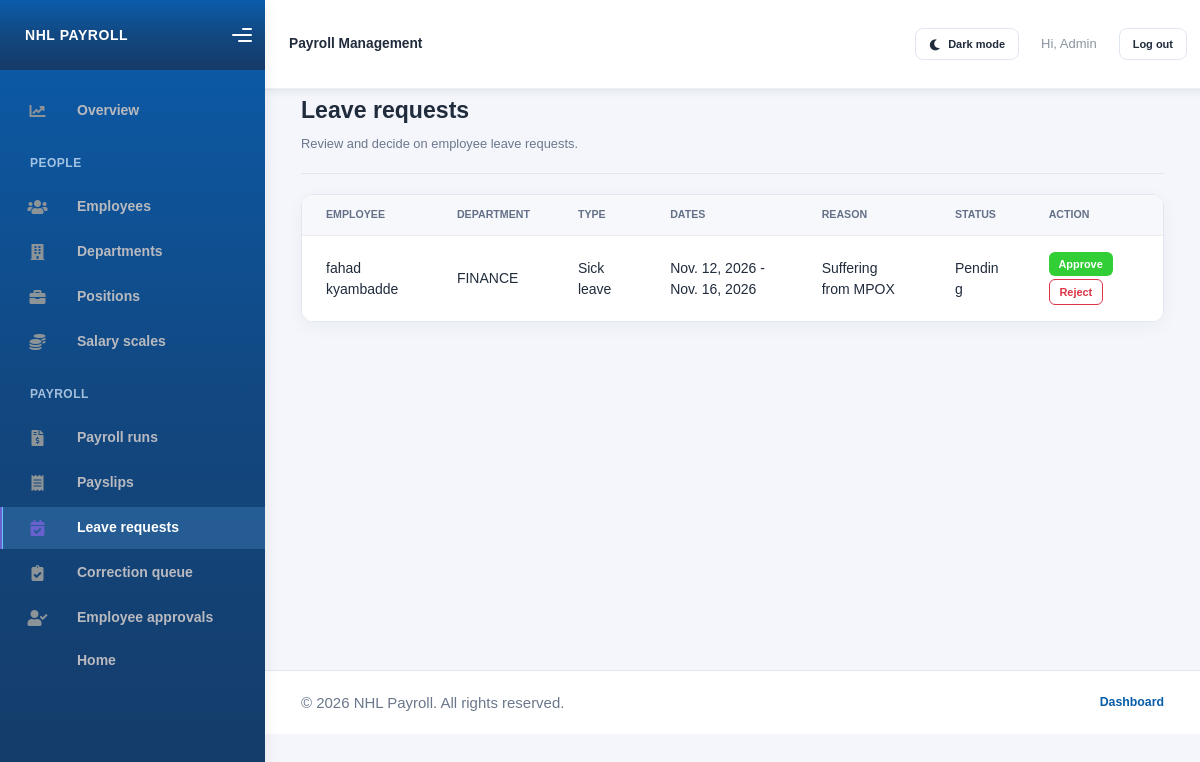
Screenshot of /staff/leave-requests/ (signed in) with the database file from the repository.
### payroll/models.py (models this page shows, shortened)
class LeaveRequest(models.Model):
    LEAVE_TYPE_CHOICES = [
        ("annual", "Annual leave"),
        ("sick", "Sick leave"),
        ("personal", "Personal leave"),
        ("unpaid", "Unpaid leave"),
        ("other", "Other"),
    ]
    STATUS_CHOICES = [
        ("pending", "Pending"),
        ("approved", "Approved"),
        ("rejected", "Rejected"),
    ]
    employee = models.ForeignKey(
        Employee, on_delete=models.CASCADE, related_name="leave_requests"
    )
    leave_type = models.CharField(max_length=20, choices=LEAVE_TYPE_CHOICES)
    start_date = models.DateField()
    end_date = models.DateField()
    reason = models.TextField()
    status = models.CharField(
        max_length=20, choices=STATUS_CHOICES, default="pending"
    )
    submitted_at = models.DateTimeField(auto_now_add=True)
    class Meta:
        ordering = ["-submitted_at"]
        constraints = [
            models.CheckConstraint(
                condition=Q(end_date__gte=models.F("start_date")),
                name="leave_end_date_on_or_after_start",
            ),
        ]

class Employee(models.Model):
    GENDER_CHOICES =[
        ('M','male'),
        ('F','female')
    ]
    First_name = models.CharField(max_length=50)
    last_name = models.CharField(max_length=50)
    contact = models.CharField(max_length=10,unique=True)
    email = models.EmailField(unique=True)
    department_name = models.ForeignKey(Department,  on_delete=models.CASCADE)
    position = models.ForeignKey(Position, on_delete=models.PROTECT)
    user = models.OneToOneField(
        settings.AUTH_USER_MODEL,
        null=True,
        blank=True,
        on_delete=models.SET_NULL,
        related_name="payroll_employee",
    )
    hire_date = models.DateField(default=timezone.localdate)
    age = models.IntegerField()
    gender = models.CharField(max_length=1,choices=GENDER_CHOICES)
    def __str__(self):
        return f"{self.First_name} {self.last_name}"

class Department(models.Model):
    department_name = models.CharField(max_length=50)
    summary = models.TextField()
    manager = models.OneToOneField(
        settings.AUTH_USER_MODEL,
        null=True,
        blank=True,
        on_delete=models.SET_NULL,
        related_name="managed_department",
    )

### payroll/views.py (the view)
# urls.py: path('staff/leave-requests/',staff_leave_requests_view,name='staff_leave_requests_page'),
@login_required
def staff_leave_requests_view(request):
    department = _managed_department(request.user)
    if not request.user.is_staff and department is None:
        return _manager_forbidden_response()
    leave_requests = LeaveRequest.objects.select_related(
        "employee", "employee__department_name"
    )
    if department:
        leave_requests = leave_requests.filter(
            employee__department_name=department
        ).exclude(employee__user=request.user)
    return render(
        request,
        "staff_leave_requests.html",
        {"leave_requests": leave_requests, "manager_view": department is not None},
    )

### payroll/views.py (called while the page is built, shortened)
def _managed_department(user):
    if user.is_staff:
        return None

### payroll/templates/staff_leave_requests.html (shortened to what this page needs)
{% extends "./base.html" %}
{% block content %}
<div class="page-shell">
    <div class="page-header">
        <div>
            <h1>Leave requests</h1>
            <p>{% if manager_view %}Review leave requests from your department.{% else %}Review and decide on employee leave requests.{% endif %}</p>
        </div>
    </div>
    <section class="card">
        <div class="table-responsive">
            <table class="table align-middle mb-0">
                <thead>
                    <tr>
                        <th scope="col">Employee</th>
                        <th scope="col">Department</th>
                        <th scope="col">Type</th>
                        <th scope="col">Dates</th>
                        <th scope="col">Reason</th>
                        <th scope="col">Status</th>
                        <th scope="col">Action</th>
                    </tr>
                </thead>
                <tbody>
                    {% for leave_request in leave_requests %}
                    <tr>
                        <td>{{ leave_request.employee }}</td>
                        <td>{{ leave_request.employee.department_name.department_name }}</td>
                        <td>{{ leave_request.get_leave_type_display }}</td>
                        <td>{{ leave_request.start_date }} - {{ leave_request.end_date }}</td>
                        <td>{{ leave_request.reason }}</td>
                        <td>{{ leave_request.get_status_display }}</td>
                        <td>
                            {% if leave_request.status == "pending" %}
                            <form method="post" action="{% if manager_view %}{% url 'manager_review_leave_request_page' leave_request.id %}{% else %}{% url 'review_leave_request_page' leave_request.id %}{% endif %}" class="d-flex flex-wrap gap-1">
                                <button class="btn btn-sm btn-success" name="decision" value="approved" type="submit">Approve</button>
                                <button class="btn btn-sm btn-outline-danger" name="decision" value="rejected" type="submit">Reject</button>
                            </form>
                            {% else %}Reviewed{% endif %}
                        </td>
                    </tr>
                    {% empty %}
                    <tr><td colspan="7" class="text-center text-muted py-4">No leave requests to review.</td></tr>
                    {% endfor %}
                </tbody>
            </table>
        </div>
    </section>
</div>
{% endblock content %}

### payroll/templates/base.html (shortened to what this page needs)
 <!DOCTYPE html>
<html>
    {%load static%}
    {% load crispy_forms_tags %}
<head>
    <link rel="stylesheet" href="{% static 'Kaiadmin/assets/css/bootstrap.min.css' %}">
    <link rel="stylesheet" href="{% static 'Kaiadmin/assets/css/plugins.min.css' %}">
    <link rel="stylesheet" href="{% static 'Kaiadmin/assets/css/kaiadmin.min.css' %}">
    <link rel="stylesheet" href="{% static 'Kaiadmin/assets/css/fonts.min.css' %}">
</head>
<body>
    <div class="wrapper">
        {% if user.is_authenticated %}
        <aside class="sidebar{% if not user.is_staff %} employee-sidebar{% endif %}" data-background-color="dark">
            <div class="sidebar-logo">
                <div class="logo-header" data-background-color="dark">
                    <a class="logo payroll-brand" href="{% if user.is_staff %}{% url 'dashboard_page' %}{% else %}{% url 'home_page' %}{% endif %}">NHL PAYROLL</a>
                    <div class="nav-toggle">
                        <button class="btn btn-toggle toggle-sidebar" type="button" aria-label="Toggle sidebar">
                            <i class="gg-menu-right"></i>
                        </button>
                    </div>
                </div>
            </div>
            <div class="sidebar-wrapper scrollbar scrollbar-inner">
                <div class="sidebar-content">
                    {% if user.is_staff %}
                    <ul class="nav nav-secondary">
                        <li class="nav-item {% if request.resolver_match.url_name == 'dashboard_page' %}active{% endif %}">
                            <a class="payroll-nav-link" href="{% url 'dashboard_page' %}"><i class="fas fa-chart-line"></i><p>Overview</p></a>
                        </li>
                        <li class="nav-section"><span class="sidebar-mini-icon"></span><h4 class="text-section">People</h4></li>
                        <li class="nav-item {% if 'employee' in request.path %}active{% endif %}"><a class="payroll-nav-link" href="{% url 'add_employee_page' %}"><i class="fas fa-users"></i><p>Employees</p></a></li>
                        <li class="nav-item {% if 'department' in request.path %}active{% endif %}"><a class="payroll-nav-link" href="{% url 'add_department_page' %}"><i class="fas fa-building"></i><p>Departments</p></a></li>
                        <li class="nav-item {% if 'position' in request.path %}active{% endif %}"><a class="payroll-nav-link" href="{% url 'add_position_page' %}"><i class="fas fa-briefcase"></i><p>Positions</p></a></li>
                        <li class="nav-item {% if 'salary_scale' in request.path %}active{% endif %}"><a class="payroll-nav-link" href="{% url 'add_salary_scale_page' %}"><i class="fas fa-coins"></i><p>Salary scales</p></a></li>
                        <li class="nav-section"><span class="sidebar-mini-icon"></span><h4 class="text-section">Payroll</h4></li>
                        <li class="nav-item {% if 'payroll' in request.path %}active{% endif %}"><a class="payroll-nav-link" href="{% url 'add_payroll_page' %}"><i class="fas fa-file-invoice-dollar"></i><p>Payroll runs</p></a></li>
                        <li class="nav-item {% if 'payslip' in request.path %}active{% endif %}"><a class="payroll-nav-link" href="{% url 'add_payslip_page' %}"><i class="fas fa-receipt"></i><p>Payslips</p></a></li>
                        <li class="nav-item {% if 'staff/leave-requests' in request.path %}active{% endif %}"><a class="payroll-nav-link" href="{% url 'staff_leave_requests_page' %}"><i class="fas fa-calendar-check"></i><p>Leave requests</p></a></li>
                        <li class="nav-item {% if 'staff/payroll-requests' in request.path %}active{% endif %}"><a class="payroll-nav-link" href="{% url 'staff_payroll_requests_page' %}"><i class="fas fa-clipboard-check"></i><p>Correction queue</p></a></li>
                        <li class="nav-item {% if 'staff/employee-data-requests' in request.path %}active{% endif %}"><a class="payroll-nav-link" href="{% url 'staff_employee_data_requests_page' %}"><i class="fas fa-user-check"></i><p>Employee approvals</p></a></li>
                        <li class="nav-item {% if request.resolver_match.url_name == 'home_page' %}active{% endif %}"><a class="payroll-nav-link" href="{% url 'home_page' %}"><p>Home</p></a></li>
                    </ul>
                    {% endif %}
                </div>
            </div>
        </aside>
        {% endif %}
        {% if user.is_authenticated %}
        <button class="mobile-nav-overlay" type="button" tabindex="-1" aria-label="Close navigation"></button>
        {% endif %}
        <div class="main-panel{% if not user.is_authenticated %} main-panel-auth{% endif %}">
            <div class="main-header">
                <nav class="navbar navbar-header navbar-header-transparent navbar-expand-lg border-bottom">
                    <div class="container-fluid">
                        <span class="navbar-brand mb-0 h1">{% if user.is_staff %}Payroll Management{% elif user.managed_department %}Department manager{% elif user.is_authenticated %}Employee self-service{% else %}Payroll Management{% endif %}</span>
                        <ul class="navbar-nav topbar-nav ms-md-auto align-items-center">
                            <li class="nav-item">
                                <button
                                    type="button"
                                    class="btn btn-sm btn-outline-secondary theme-toggle"
                                    id="theme-toggle"
                                    aria-label="Switch to dark mode"
                                    aria-pressed="false"
                                >
                                    <i class="fas fa-moon" id="theme-toggle-icon" aria-hidden="true"></i>
                                    <span id="theme-toggle-label">Dark mode</span>
                                </button>
                            </li>
                            {% if user.is_authenticated %}
                            <li class="nav-item"><span class="nav-link">Hi, {{ user.get_username }}</span></li>
                            <li class="nav-item">
                                <form method="post" action="{% url 'logout' %}">
                                    <button type="submit" class="btn btn-sm btn-outline-secondary">Log out</button>
                                </form>
                            </li>
                            {% else %}
                            <li class="nav-item"><a class="nav-link" href="{% url 'login' %}">Log in</a></li>
                            <li class="nav-item"><a class="nav-link" href="{% url 'sign_up_page' %}">Sign up</a></li>
                            {% endif %}
                        </ul>
                    </div>
                </nav>
            </div>
            <main class="content-wrapper payroll-content">
                {% block content %}{% endblock content %}
            </main>
            <footer class="site-footer">
                <p>&copy; {% now "Y" %} NHL Payroll. All rights reserved.</p>
                <nav class="site-footer-links" aria-label="Footer navigation">
                    {% if user.is_staff %}
                    <a href="{% url 'dashboard_page' %}">Dashboard</a>
                    {% else %}
                    <a href="{% url 'index_page' %}">Home</a>
                    {% endif %}
                </nav>
            </footer>
        </div>
    </div>
</body>
</html>

### rows the page displays
LeaveRequest: employee "fahad kyambadde", employee.department_name.department_name "FINANCE", leave_type "Sick leave", start_date "Nov. 12, 2026", end_date "Nov. 16, 2026", reason "Suffering from MPOX", status "Pending", shows "Approve"

### other values shown
{{ user.get_username }} "Admin"
